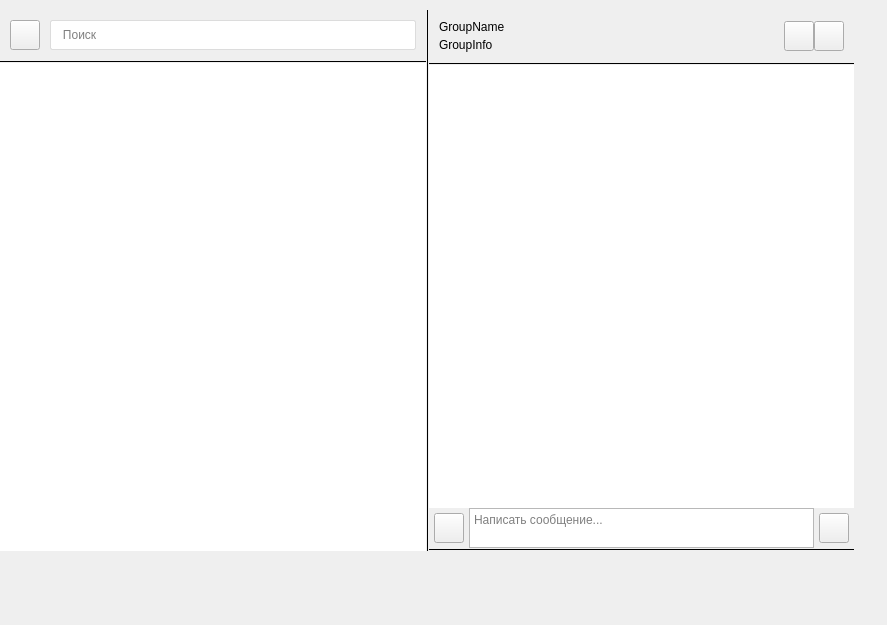
<?xml version="1.0" encoding="UTF-8"?>
<ui version="4.0">
 <class>MainWidget</class>
 <widget class="QWidget" name="MainWidget">
  <property name="geometry">
   <rect>
    <x>0</x>
    <y>0</y>
    <width>887</width>
    <height>625</height>
   </rect>
  </property>
  <property name="windowTitle">
   <string>Form</string>
  </property>
  <widget class="QWidget" name="horizontalLayoutWidget_4">
   <property name="geometry">
    <rect>
     <x>0</x>
     <y>10</y>
     <width>854</width>
     <height>541</height>
    </rect>
   </property>
   <layout class="QHBoxLayout" name="MainLayout">
    <property name="spacing">
     <number>0</number>
    </property>
    <item>
     <layout class="QVBoxLayout" name="leftSideLayout">
      <property name="spacing">
       <number>0</number>
      </property>
      <property name="sizeConstraint">
       <enum>QLayout::SetMinimumSize</enum>
      </property>
      <item>
       <spacer name="verticalSpacer_2">
        <property name="orientation">
         <enum>Qt::Vertical</enum>
        </property>
        <property name="sizeType">
         <enum>QSizePolicy::Fixed</enum>
        </property>
        <property name="sizeHint" stdset="0">
         <size>
          <width>20</width>
          <height>10</height>
         </size>
        </property>
       </spacer>
      </item>
      <item>
       <layout class="QHBoxLayout" name="horizontalLayout_2">
        <property name="spacing">
         <number>0</number>
        </property>
        <item>
         <spacer name="horizontalSpacer">
          <property name="orientation">
           <enum>Qt::Horizontal</enum>
          </property>
          <property name="sizeType">
           <enum>QSizePolicy::Fixed</enum>
          </property>
          <property name="sizeHint" stdset="0">
           <size>
            <width>10</width>
            <height>20</height>
           </size>
          </property>
         </spacer>
        </item>
        <item>
         <widget class="CustomButton" name="menuButton">
          <property name="maximumSize">
           <size>
            <width>30</width>
            <height>30</height>
           </size>
          </property>
          <property name="text">
           <string/>
          </property>
         </widget>
        </item>
        <item>
         <spacer name="horizontalSpacer_3">
          <property name="orientation">
           <enum>Qt::Horizontal</enum>
          </property>
          <property name="sizeType">
           <enum>QSizePolicy::Fixed</enum>
          </property>
          <property name="sizeHint" stdset="0">
           <size>
            <width>10</width>
            <height>20</height>
           </size>
          </property>
         </spacer>
        </item>
        <item>
         <widget class="QLineEdit" name="searchInput">
          <property name="minimumSize">
           <size>
            <width>0</width>
            <height>30</height>
           </size>
          </property>
          <property name="styleSheet">
           <string notr="true">QLineEdit{
                border-style: solid;
                border-width: 1px;
                border-radius: 2px;
                border-color: rgb(220,220,220);
                }</string>
          </property>
          <property name="placeholderText">
           <string>   Поиск</string>
          </property>
         </widget>
        </item>
        <item>
         <spacer name="horizontalSpacer_2">
          <property name="orientation">
           <enum>Qt::Horizontal</enum>
          </property>
          <property name="sizeType">
           <enum>QSizePolicy::Fixed</enum>
          </property>
          <property name="sizeHint" stdset="0">
           <size>
            <width>10</width>
            <height>20</height>
           </size>
          </property>
         </spacer>
        </item>
       </layout>
      </item>
      <item>
       <spacer name="verticalSpacer">
        <property name="orientation">
         <enum>Qt::Vertical</enum>
        </property>
        <property name="sizeType">
         <enum>QSizePolicy::Fixed</enum>
        </property>
        <property name="sizeHint" stdset="0">
         <size>
          <width>20</width>
          <height>10</height>
         </size>
        </property>
       </spacer>
      </item>
      <item>
       <widget class="Line" name="line_2">
        <property name="autoFillBackground">
         <bool>false</bool>
        </property>
        <property name="styleSheet">
         <string notr="true">QFrame[frameShape=&quot;5&quot;]
{
    border: 0.5px;
	max-width: 0.5px;
    background: rgb(220,220,220);
}
QFrame[frameShape=&quot;4&quot;]
{
    border: 0.5px;
	max-height: 0.5px;
    background: rgb(220,220,220);
}</string>
        </property>
        <property name="frameShadow">
         <enum>QFrame::Plain</enum>
        </property>
        <property name="lineWidth">
         <number>1</number>
        </property>
        <property name="orientation">
         <enum>Qt::Horizontal</enum>
        </property>
       </widget>
      </item>
      <item>
       <widget class="GroupListView" name="groupList">
        <property name="minimumSize">
         <size>
          <width>0</width>
          <height>0</height>
         </size>
        </property>
        <property name="maximumSize">
         <size>
          <width>34543</width>
          <height>8000</height>
         </size>
        </property>
        <property name="styleSheet">
         <string notr="true">QScrollBar:vertical {            
border: 1px rgb(230,230,230);
 background:white;
width:10px;    
margin: 0px 0px 0px 0px;
}
QScrollBar::handle:vertical {
background: rgb(230,230,230);
 min-height: 0px;
}
QScrollBar::add-line:vertical {
background: rgb(230,230,230);
height: 0px;
 subcontrol-position: bottom;
 subcontrol-origin: margin;
 }
 ScrollBar::sub-line:vertical {
 background: rgb(230,230,230);
height: 0 px;
subcontrol-position: top;
subcontrol-origin: margin;
}</string>
        </property>
        <property name="frameShape">
         <enum>QFrame::NoFrame</enum>
        </property>
        <property name="lineWidth">
         <number>0</number>
        </property>
       </widget>
      </item>
     </layout>
    </item>
    <item>
     <widget class="Line" name="line">
      <property name="autoFillBackground">
       <bool>false</bool>
      </property>
      <property name="styleSheet">
       <string notr="true">QFrame[frameShape=&quot;5&quot;]
{
    border: 0.5px;
	max-width: 0.5px;
    background: rgb(220,220,220);
}
QFrame[frameShape=&quot;4&quot;]
{
    border: 0.5px;
	max-height: 0.5px;
    background: rgb(220,220,220);
}</string>
      </property>
      <property name="frameShadow">
       <enum>QFrame::Plain</enum>
      </property>
      <property name="lineWidth">
       <number>1</number>
      </property>
      <property name="orientation">
       <enum>Qt::Vertical</enum>
      </property>
     </widget>
    </item>
    <item>
     <layout class="QVBoxLayout" name="rigthSideLayout">
      <property name="spacing">
       <number>0</number>
      </property>
      <item>
       <spacer name="verticalSpacer_4">
        <property name="orientation">
         <enum>Qt::Vertical</enum>
        </property>
        <property name="sizeType">
         <enum>QSizePolicy::Fixed</enum>
        </property>
        <property name="sizeHint" stdset="0">
         <size>
          <width>20</width>
          <height>10</height>
         </size>
        </property>
       </spacer>
      </item>
      <item>
       <layout class="QHBoxLayout" name="horizontalLayout_3">
        <property name="spacing">
         <number>0</number>
        </property>
        <item>
         <spacer name="horizontalSpacer_4">
          <property name="orientation">
           <enum>Qt::Horizontal</enum>
          </property>
          <property name="sizeType">
           <enum>QSizePolicy::Fixed</enum>
          </property>
          <property name="sizeHint" stdset="0">
           <size>
            <width>10</width>
            <height>20</height>
           </size>
          </property>
         </spacer>
        </item>
        <item>
         <layout class="QVBoxLayout" name="verticalLayout">
          <property name="spacing">
           <number>0</number>
          </property>
          <item>
           <widget class="QLabel" name="label">
            <property name="minimumSize">
             <size>
              <width>5</width>
              <height>0</height>
             </size>
            </property>
            <property name="text">
             <string>GroupName</string>
            </property>
           </widget>
          </item>
          <item>
           <spacer name="verticalSpacer_5">
            <property name="orientation">
             <enum>Qt::Vertical</enum>
            </property>
            <property name="sizeType">
             <enum>QSizePolicy::Fixed</enum>
            </property>
            <property name="sizeHint" stdset="0">
             <size>
              <width>20</width>
              <height>4</height>
             </size>
            </property>
           </spacer>
          </item>
          <item>
           <widget class="QLabel" name="label_2">
            <property name="minimumSize">
             <size>
              <width>5</width>
              <height>0</height>
             </size>
            </property>
            <property name="text">
             <string>GroupInfo</string>
            </property>
           </widget>
          </item>
         </layout>
        </item>
        <item>
         <spacer name="horizontalSpacer_5">
          <property name="orientation">
           <enum>Qt::Horizontal</enum>
          </property>
          <property name="sizeType">
           <enum>QSizePolicy::Fixed</enum>
          </property>
          <property name="sizeHint" stdset="0">
           <size>
            <width>10</width>
            <height>20</height>
           </size>
          </property>
         </spacer>
        </item>
        <item>
         <widget class="CustomButton" name="pushButton">
          <property name="maximumSize">
           <size>
            <width>30</width>
            <height>30</height>
           </size>
          </property>
          <property name="text">
           <string/>
          </property>
         </widget>
        </item>
        <item>
         <widget class="CustomButton" name="pushButton_3">
          <property name="maximumSize">
           <size>
            <width>30</width>
            <height>30</height>
           </size>
          </property>
          <property name="text">
           <string/>
          </property>
         </widget>
        </item>
        <item>
         <spacer name="horizontalSpacer_6">
          <property name="orientation">
           <enum>Qt::Horizontal</enum>
          </property>
          <property name="sizeType">
           <enum>QSizePolicy::Fixed</enum>
          </property>
          <property name="sizeHint" stdset="0">
           <size>
            <width>10</width>
            <height>20</height>
           </size>
          </property>
         </spacer>
        </item>
       </layout>
      </item>
      <item>
       <spacer name="verticalSpacer_3">
        <property name="orientation">
         <enum>Qt::Vertical</enum>
        </property>
        <property name="sizeType">
         <enum>QSizePolicy::Fixed</enum>
        </property>
        <property name="sizeHint" stdset="0">
         <size>
          <width>20</width>
          <height>10</height>
         </size>
        </property>
       </spacer>
      </item>
      <item>
       <widget class="Line" name="line_3">
        <property name="autoFillBackground">
         <bool>false</bool>
        </property>
        <property name="styleSheet">
         <string notr="true">QFrame[frameShape=&quot;5&quot;]
{
    border: 0.5px;
	max-width: 0.5px;
    background: rgb(220,220,220);
}
QFrame[frameShape=&quot;4&quot;]
{
    border: 0.5px;
	max-height: 0.5px;
    background: rgb(220,220,220);
}</string>
        </property>
        <property name="frameShadow">
         <enum>QFrame::Plain</enum>
        </property>
        <property name="lineWidth">
         <number>1</number>
        </property>
        <property name="orientation">
         <enum>Qt::Horizontal</enum>
        </property>
       </widget>
      </item>
      <item>
       <widget class="ChatView" name="chatList">
        <property name="frameShape">
         <enum>QFrame::NoFrame</enum>
        </property>
        <property name="lineWidth">
         <number>0</number>
        </property>
       </widget>
      </item>
      <item>
       <layout class="QHBoxLayout" name="horizontalLayout">
        <property name="spacing">
         <number>0</number>
        </property>
        <item>
         <spacer name="horizontalSpacer_7">
          <property name="orientation">
           <enum>Qt::Horizontal</enum>
          </property>
          <property name="sizeType">
           <enum>QSizePolicy::Fixed</enum>
          </property>
          <property name="sizeHint" stdset="0">
           <size>
            <width>5</width>
            <height>20</height>
           </size>
          </property>
         </spacer>
        </item>
        <item>
         <widget class="CustomButton" name="pushButton_2">
          <property name="maximumSize">
           <size>
            <width>30</width>
            <height>30</height>
           </size>
          </property>
          <property name="text">
           <string/>
          </property>
         </widget>
        </item>
        <item>
         <spacer name="horizontalSpacer_9">
          <property name="orientation">
           <enum>Qt::Horizontal</enum>
          </property>
          <property name="sizeType">
           <enum>QSizePolicy::Fixed</enum>
          </property>
          <property name="sizeHint" stdset="0">
           <size>
            <width>5</width>
            <height>20</height>
           </size>
          </property>
         </spacer>
        </item>
        <item>
         <widget class="ChatInput" name="messageInput">
          <property name="sizePolicy">
           <sizepolicy hsizetype="Expanding" vsizetype="Expanding">
            <horstretch>0</horstretch>
            <verstretch>0</verstretch>
           </sizepolicy>
          </property>
          <property name="minimumSize">
           <size>
            <width>80</width>
            <height>40</height>
           </size>
          </property>
          <property name="maximumSize">
           <size>
            <width>16777215</width>
            <height>40</height>
           </size>
          </property>
          <property name="placeholderText">
           <string>Написать сообщение...</string>
          </property>
         </widget>
        </item>
        <item>
         <spacer name="horizontalSpacer_10">
          <property name="orientation">
           <enum>Qt::Horizontal</enum>
          </property>
          <property name="sizeType">
           <enum>QSizePolicy::Fixed</enum>
          </property>
          <property name="sizeHint" stdset="0">
           <size>
            <width>5</width>
            <height>20</height>
           </size>
          </property>
         </spacer>
        </item>
        <item>
         <widget class="CustomButton" name="sendButton">
          <property name="maximumSize">
           <size>
            <width>30</width>
            <height>30</height>
           </size>
          </property>
          <property name="text">
           <string/>
          </property>
          <property name="default">
           <bool>false</bool>
          </property>
          <property name="flat">
           <bool>false</bool>
          </property>
         </widget>
        </item>
        <item>
         <spacer name="horizontalSpacer_8">
          <property name="orientation">
           <enum>Qt::Horizontal</enum>
          </property>
          <property name="sizeType">
           <enum>QSizePolicy::Fixed</enum>
          </property>
          <property name="sizeHint" stdset="0">
           <size>
            <width>5</width>
            <height>20</height>
           </size>
          </property>
         </spacer>
        </item>
       </layout>
      </item>
      <item>
       <widget class="Line" name="line_4">
        <property name="autoFillBackground">
         <bool>false</bool>
        </property>
        <property name="styleSheet">
         <string notr="true">QFrame[frameShape=&quot;5&quot;]
{
    border: 0.5px;
	max-width: 0.5px;
    background: rgb(220,220,220);
}
QFrame[frameShape=&quot;4&quot;]
{
    border: 0.5px;
	max-height: 0.5px;
    background: rgb(220,220,220);
}</string>
        </property>
        <property name="frameShadow">
         <enum>QFrame::Plain</enum>
        </property>
        <property name="lineWidth">
         <number>1</number>
        </property>
        <property name="orientation">
         <enum>Qt::Horizontal</enum>
        </property>
       </widget>
      </item>
     </layout>
    </item>
   </layout>
  </widget>
 </widget>
 <customwidgets>
  <customwidget>
   <class>CustomButton</class>
   <extends>QPushButton</extends>
   <header>custommbutton/custombutton.h</header>
  </customwidget>
  <customwidget>
   <class>ChatView</class>
   <extends>QListView</extends>
   <header>chatview.h</header>
  </customwidget>
  <customwidget>
   <class>GroupListView</class>
   <extends>QListView</extends>
   <header>grouplistview.h</header>
  </customwidget>
  <customwidget>
   <class>ChatInput</class>
   <extends>QTextEdit</extends>
   <header>chatinput.h</header>
  </customwidget>
 </customwidgets>
 <resources/>
 <connections/>
</ui>
